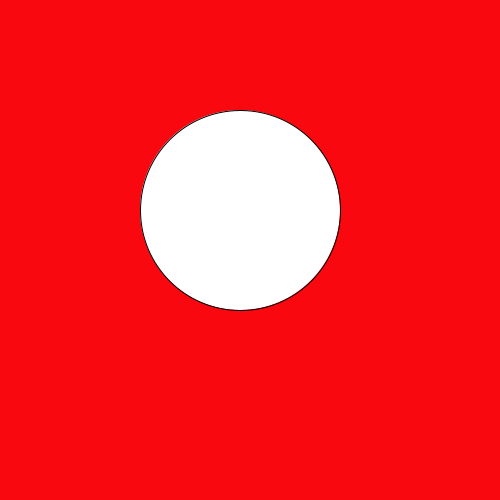
Frame 1 (no input)
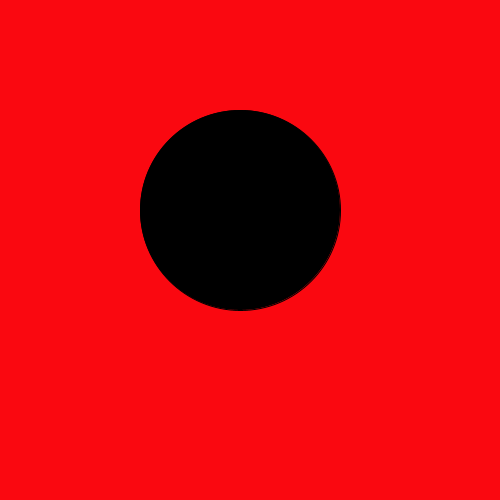
Frame 60 (the mouse pressed at the canvas centre just before this capture)
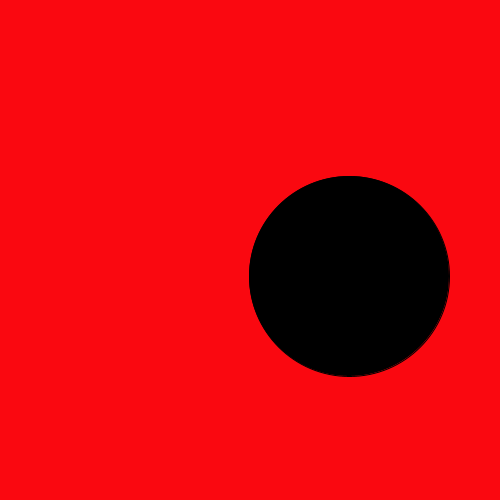
Frame 120 (the mouse held since frame 60 and released just before this capture)

The Processing sketch that drew these frames (run headless with seeded random() and noise(); from frame 60 on, the mouse is pressed at the canvas centre):

// Processing sketch: Slippery_Dot
// ── Slippery_Dot.pde
// 4. create three integer variables to  
    //    represent the x, y, and the size of the ellipse
    int x = 240;
    int y = 210;
    int e = 200;
    
    
    void setup() {
      //1. set the size of your sketch
      size(500,500);
    
    }
    
    void draw() {
      //2. set the background color of your sketch
      background(250,8,16);
      //3. draw an ellipse. Make sure it fits in the window.
      ellipse(x,y,e,e);
      fill(#000000);
      //5. use the variables created in step 4 in place of the numbers
      //   in your ellipse
    
    }
    
    void mousePressed() {
      //6a. create an integer variable called distance
      int distance;
      //6b. use the getDistance method to initialize your varible
      distance = getDistance(x,y,e,e);
      //    use the mouse's x and y and the x and y of your ellipse 
     
      //7. print the distance variable
      print(distance);
    
      
      //8a. make an if statement to check if the distance variable
      if(distance<=e){
        x = 349;
        y = 276;
      }

      //   is within the size of the ellipse
      
        //8b.  set the x and y of the ellipse to a random location on the window
       
      
    }
    
    int getDistance(int x1, int y1, int x2, int y2) {
      return (int)Math.sqrt(x2 * x2 + y2 * y2) - (int)Math.sqrt(x1 * x1 + y1 * y1);
    }
    
